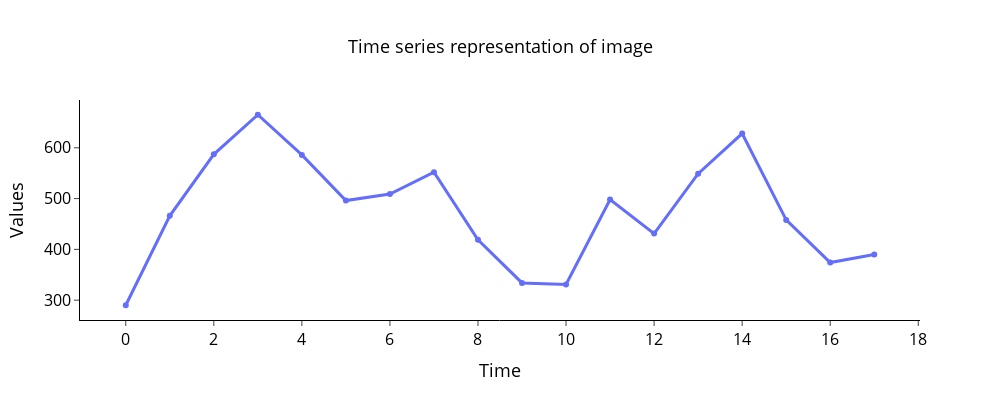

Source (notebook cell):
### Code cell
angle_step = 20
visualize = True

i2ts = Image2TimeSeries(angle_step=angle_step)

ts = i2ts.convert(image, visualize)
plot_ts(np.array([ts]), "Time series representation of image")

### Figure 1 — Plotly figure (JSON) as saved in the notebook; plotly's stock layout.template omitted (floating-point values rounded to 4 significant figures)
{"data": [{"line": {"width": 3}, "name": "Time series 0", "type": "scatter", "x": [0, 1, 2, 3, 4, 5, 6, 7, 8, 9, 10, 11, 12, 13, 14, 15, 16, 17], "y": [290, 466, 587, 665, 586, 496, 509, 552, 419, 334, 331, 498, 431, 549, 628, 458, 374, 390]}], "layout": {"height": 400, "legend": {"font": {"color": "black", "size": 16}}, "paper_bgcolor": "rgba(0, 0, 0, 0)", "plot_bgcolor": "rgba(0, 0, 0, 0)", "title": {"font": {"color": "black", "size": 18}, "text": "Time series representation of image", "x": 0.5, "xanchor": "center", "y": 0.9, "yanchor": "top"}, "width": 1000, "xaxis": {"autorange": true, "linecolor": "#000", "linewidth": 1, "range": [-1.039, 18.04], "showgrid": false, "tickfont": {"color": "black", "size": 16}, "ticks": "outside", "tickwidth": 1, "title": {"font": {"color": "black", "size": 18}, "text": "Time"}, "type": "linear"}, "yaxis": {"autorange": true, "linecolor": "#000", "linewidth": 1, "range": [261.0, 694.0], "showgrid": false, "tickfont": {"color": "black", "size": 16}, "ticks": "outside", "tickwidth": 1, "title": {"font": {"color": "black", "size": 18}, "text": "Values"}, "type": "linear", "zeroline": false}}}
